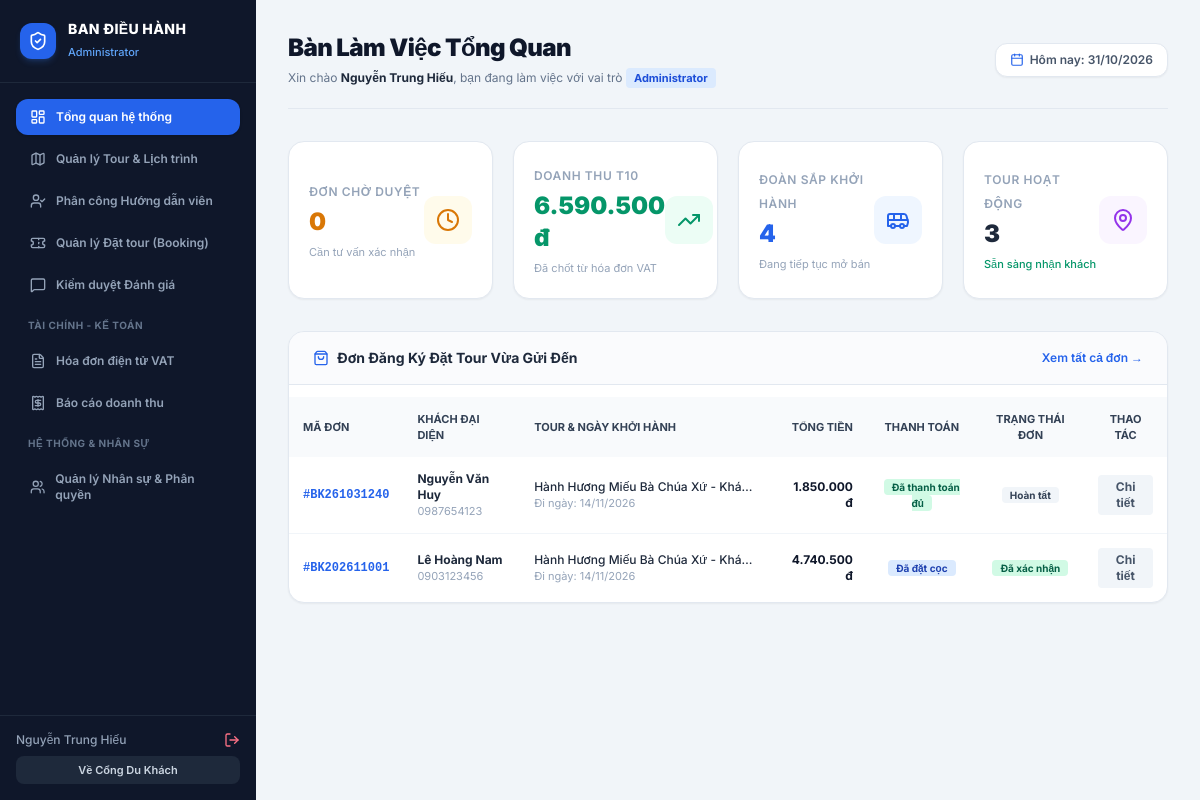
The app's page /modules/admin/dashboard.php (signed in) with its own data.
### tables this page shows
CREATE TABLE IF NOT EXISTS `bookings` (
  `booking_id` int NOT NULL AUTO_INCREMENT,
  `booking_code` varchar(20) NOT NULL COMMENT 'Mã đơn: BK202611001',
  `departure_id` int NOT NULL,
  `customer_id` int NOT NULL,
  `promotion_id` int DEFAULT NULL,
  `booking_date` timestamp NULL DEFAULT CURRENT_TIMESTAMP,
  `num_adults` int NOT NULL DEFAULT '1',
  `num_children` int NOT NULL DEFAULT '0',
  `num_infants` int NOT NULL DEFAULT '0',
  `subtotal` decimal(12,0) NOT NULL,
  `discount_amount` decimal(12,0) DEFAULT '0',
  `total_amount` decimal(12,0) NOT NULL,
  `paid_amount` decimal(12,0) DEFAULT '0',
  `payment_status` enum('Chưa thanh toán','Đã đặt cọc','Đã thanh toán đủ','Đã hoàn tiền') DEFAULT 'Chưa thanh toán',
  `booking_status` enum('Chờ duyệt','Đã xác nhận','Đang đi tour','Hoàn tất','Đã hủy') DEFAULT 'Chờ duyệt',
  `special_notes` text COMMENT 'Yêu cầu ăn chay, ghế ngồi phía trước...',
  `is_rewarded` tinyint(1) NOT NULL DEFAULT '0' COMMENT '1: Đã cộng điểm thưởng tích lũy',
  PRIMARY KEY (`booking_id`),
  UNIQUE KEY `booking_code` (`booking_code`),
  KEY `departure_id` (`departure_id`),
  KEY `promotion_id` (`promotion_id`),
  KEY `idx_bookings_customer` (`customer_id`),
  KEY `idx_bookings_status` (`booking_status`,`payment_status`)
);

CREATE TABLE IF NOT EXISTS `customers` (
  `customer_id` int NOT NULL AUTO_INCREMENT,
  `user_id` int DEFAULT NULL COMMENT 'Khách có tài khoản hoặc khách đặt vãng lai',
  `fullname` varchar(100) NOT NULL,
  `email` varchar(100) NOT NULL,
  `phone` varchar(20) NOT NULL,
  `id_card` varchar(20) DEFAULT NULL COMMENT 'Số CCCD hoặc Hộ chiếu',
  `address` varchar(255) DEFAULT NULL,
  `gender` enum('Nam','Nữ','Khác') DEFAULT 'Nam',
  `birth_date` date DEFAULT NULL,
  `reward_points` int DEFAULT '0' COMMENT 'Điểm thưởng tích lũy',
  `created_at` timestamp NULL DEFAULT CURRENT_TIMESTAMP,
  PRIMARY KEY (`customer_id`),
  UNIQUE KEY `uq_customers_email` (`email`),
  KEY `user_id` (`user_id`)
);

CREATE TABLE IF NOT EXISTS `tours` (
  `tour_id` int NOT NULL AUTO_INCREMENT,
  `category_id` int NOT NULL,
  `destination_id` int NOT NULL,
  `tour_code` varchar(30) NOT NULL COMMENT 'Mã định danh tour (VD: TOUR-AG-01)',
  `title` varchar(255) NOT NULL,
  `slug` varchar(255) NOT NULL,
  `duration_days` int NOT NULL DEFAULT '1',
  `duration_nights` int NOT NULL DEFAULT '0',
  `start_location` varchar(150) NOT NULL DEFAULT 'Long Xuyên, An Giang',
  `transportation` varchar(150) NOT NULL DEFAULT 'Xe du lịch đời mới / Máy bay',
  `included_services` text COMMENT 'Dịch vụ bao gồm: Xe, Ăn uống, Khách sạn, Vé tham quan',
  `excluded_services` text COMMENT 'Dịch vụ không bao gồm: Chi phí cá nhân, Thuế VAT',
  `thumbnail` varchar(255) DEFAULT 'default_tour.jpg',
  `status` enum('Active','Draft','Hidden') DEFAULT 'Active',
  `created_at` timestamp NULL DEFAULT CURRENT_TIMESTAMP,
  PRIMARY KEY (`tour_id`),
  UNIQUE KEY `tour_code` (`tour_code`),
  UNIQUE KEY `slug` (`slug`),
  KEY `idx_tours_destination` (`destination_id`),
  KEY `idx_tours_category` (`category_id`)
);

CREATE TABLE IF NOT EXISTS `tour_departures` (
  `departure_id` int NOT NULL AUTO_INCREMENT,
  `tour_id` int NOT NULL,
  `departure_date` date NOT NULL,
  `return_date` date NOT NULL,
  `max_seats` int NOT NULL DEFAULT '30',
  `booked_seats` int NOT NULL DEFAULT '0',
  `tour_guide_id` int DEFAULT NULL COMMENT 'Hướng dẫn viên được phân công phụ trách',
  `status` enum('Mở bán','Sắp hết chỗ','Đã khóa sổ','Đã khởi hành','Đã hoàn tất','Đã hủy') DEFAULT 'Mở bán',
  `created_at` timestamp NULL DEFAULT CURRENT_TIMESTAMP,
  PRIMARY KEY (`departure_id`),
  KEY `tour_id` (`tour_id`),
  KEY `tour_guide_id` (`tour_guide_id`),
  KEY `idx_departures_date` (`departure_date`,`status`)
);

### includes/auth.php (called while the page is built, shortened)
<?php
function current_user(): ?array {
    return $_SESSION['user'] ?? null;
}

### modules/admin/dashboard.php (the view, shortened to what this page needs)
<?php
require_once __DIR__ . '/../../config/database.php';
require_once __DIR__ . '/../../includes/auth.php';
$user = current_user();
$total_tours = $pdo->query("SELECT COUNT(*) FROM tours WHERE status = 'Active'")->fetchColumn();
$pending_bookings = $pdo->query("SELECT COUNT(*) FROM bookings WHERE booking_status = 'Chờ duyệt'")->fetchColumn();
$upcoming_departures = $pdo->query("SELECT COUNT(*) FROM tour_departures WHERE departure_date >= CURDATE() AND status = 'Mở bán'")->fetchColumn();
$cur_year = date('Y');
$cur_month = date('m');
$stmtRev = $pdo->prepare("SELECT total_monthly_revenue FROM v_monthly_revenue WHERE year = ? AND month = ?");
$stmtRev->execute([$cur_year, $cur_month]);
$month_revenue = $stmtRev->fetchColumn() ?: 0;
$sqlRecentBookings = "SELECT b.booking_id, b.booking_code, b.booking_date, b.total_amount, b.paid_amount,
                             b.payment_status, b.booking_status,
                             c.fullname AS customer_name, c.phone AS customer_phone,
                             t.title AS tour_title, dep.departure_date
                      FROM bookings b
                      JOIN customers c ON b.customer_id = c.customer_id
                      JOIN tour_departures dep ON b.departure_id = dep.departure_id
                      JOIN tours t ON dep.tour_id = t.tour_id
                      ORDER BY b.booking_id DESC LIMIT 5";
$recent_bookings = $pdo->query($sqlRecentBookings)->fetchAll();
include '../../includes/header.php';
?>
<div class="flex min-h-screen bg-slate-100">
    <?php include '../../includes/admin_sidebar.php'; ?>
    <main class="flex-1 p-8 space-y-8 overflow-y-auto">
        <div class="flex flex-col sm:flex-row sm:items-center sm:justify-between gap-4 border-b border-slate-200 pb-5">
            <div>
                <h1 class="text-2xl font-black text-slate-900 tracking-tight">Bàn Làm Việc Tổng Quan</h1>
                <p class="text-xs text-slate-500 mt-1">
                    Xin chào <strong class="text-slate-800"><?= htmlspecialchars($user['fullname']) ?></strong>, bạn đang làm việc với vai trò
                    <span class="inline-block bg-blue-100 text-blue-700 font-bold px-2 py-0.5 rounded text-[11px]"><?= $user['role_name'] ?></span>
                </p>
            </div>
            <div class="flex items-center gap-2">
                <span class="text-xs font-semibold bg-white border border-slate-200 px-3.5 py-2 rounded-xl text-slate-600 shadow-sm flex items-center gap-1.5">
                    <i data-lucide="calendar" class="w-3.5 h-3.5 text-blue-600"></i> Hôm nay: <?= date('d/m/Y') ?>
                </span>
            </div>
        </div>
        <div class="grid grid-cols-1 sm:grid-cols-2 lg:grid-cols-4 gap-5">
            <div class="bg-white p-5 rounded-2xl shadow-sm border border-slate-200 flex items-center justify-between">
                <div>
                    <span class="text-xs text-slate-400 font-semibold uppercase tracking-wider">Đơn Chờ Duyệt</span>
                    <div class="text-2xl font-black text-amber-600 mt-1"><?= number_format($pending_bookings) ?></div>
                    <span class="text-[11px] text-slate-400">Cần tư vấn xác nhận</span>
                </div>
                <div class="p-3 bg-amber-50 text-amber-600 rounded-xl"><i data-lucide="clock" class="w-6 h-6"></i></div>
            </div>
            <div class="bg-white p-5 rounded-2xl shadow-sm border border-slate-200 flex items-center justify-between">
                <div>
                    <span class="text-xs text-slate-400 font-semibold uppercase tracking-wider">Doanh Thu T<?= $cur_month ?></span>
                    <div class="text-2xl font-black text-emerald-600 mt-1"><?= number_format($month_revenue, 0, ',', '.') ?> đ</div>
                    <span class="text-[11px] text-slate-400">Đã chốt từ hóa đơn VAT</span>
                </div>
                <div class="p-3 bg-emerald-50 text-emerald-600 rounded-xl"><i data-lucide="trending-up" class="w-6 h-6"></i></div>
            </div>
            <div class="bg-white p-5 rounded-2xl shadow-sm border border-slate-200 flex items-center justify-between">
                <div>
                    <span class="text-xs text-slate-400 font-semibold uppercase tracking-wider">Đoàn Sắp Khởi Hành</span>
                    <div class="text-2xl font-black text-blue-600 mt-1"><?= number_format($upcoming_departures) ?></div>
                    <span class="text-[11px] text-slate-400">Đang tiếp tục mở bán</span>
                </div>
                <div class="p-3 bg-blue-50 text-blue-600 rounded-xl"><i data-lucide="bus" class="w-6 h-6"></i></div>
            </div>
            <div class="bg-white p-5 rounded-2xl shadow-sm border border-slate-200 flex items-center justify-between">
                <div>
                    <span class="text-xs text-slate-400 font-semibold uppercase tracking-wider">Tour Hoạt Động</span>
                    <div class="text-2xl font-black text-slate-800 mt-1"><?= number_format($total_tours) ?></div>
                    <span class="text-[11px] text-emerald-600 font-medium">Sẵn sàng nhận khách</span>
                </div>
                <div class="p-3 bg-purple-50 text-purple-600 rounded-xl"><i data-lucide="map-pin" class="w-6 h-6"></i></div>
            </div>
        </div>
        <div class="bg-white rounded-2xl shadow-sm border border-slate-200 overflow-hidden space-y-3">
            <div class="p-4 sm:px-6 bg-slate-50/70 border-b border-slate-200 flex items-center justify-between">
                <div class="flex items-center gap-2">
                    <i data-lucide="shopping-bag" class="w-4 h-4 text-blue-600"></i>
                    <h2 class="text-sm font-bold text-slate-800">Đơn Đăng Ký Đặt Tour Vừa Gửi Đến</h2>
                </div>
                <a href="<?= BASE_URL ?>modules/admin/booking_manager.php" class="text-xs font-semibold text-blue-600 hover:underline">
                    Xem tất cả đơn &rarr;
                </a>
            </div>
            <div class="overflow-x-auto">
                <table class="w-full text-left text-xs text-slate-600">
                    <thead class="bg-slate-50 text-slate-700 uppercase font-bold text-[11px]">
                        <tr>
                            <th class="p-3.5">Mã Đơn</th>
                            <th class="p-3.5">Khách Đại Diện</th>
                            <th class="p-3.5">Tour & Ngày Khởi Hành</th>
                            <th class="p-3.5 text-right">Tổng Tiền</th>
                            <th class="p-3.5 text-center">Thanh Toán</th>
                            <th class="p-3.5 text-center">Trạng Thái Đơn</th>
                            <th class="p-3.5 text-center">Thao Tác</th>
                        </tr>
                    </thead>
                    <tbody class="divide-y divide-slate-100">
                        <?php foreach ($recent_bookings as $b): ?>
                            <tr class="hover:bg-slate-50 transition">
                                <td class="p-3.5 font-bold font-mono text-blue-600">#<?= $b['booking_code'] ?></td>
                                <td class="p-3.5">
                                    <strong class="text-slate-800 block"><?= htmlspecialchars($b['customer_name']) ?></strong>
                                    <span class="text-slate-400 text-[11px]"><?= $b['customer_phone'] ?></span>
                                </td>
                                <td class="p-3.5 max-w-xs">
                                    <span class="line-clamp-1 font-medium text-slate-800"><?= htmlspecialchars($b['tour_title']) ?></span>
                                    <span class="text-slate-400 text-[11px]">Đi ngày: <?= date('d/m/Y', strtotime($b['departure_date'])) ?></span>
                                </td>
                                <td class="p-3.5 text-right font-bold text-slate-900">
                                    <?= number_format($b['total_amount'], 0, ',', '.') ?> đ
                                </td>
                                <td class="p-3.5 text-center">
                                    <span class="px-2 py-0.5 rounded text-[10px] font-bold
                                        <?= $b['payment_status'] === 'Đã thanh toán đủ' ? 'bg-emerald-100 text-emerald-800' : ($b['payment_status'] === 'Đã đặt cọc' ? 'bg-blue-100 text-blue-800' : 'bg-amber-100 text-amber-800') ?>">
                                        <?= $b['payment_status'] ?>
                                    </span>
                                </td>
                                <td class="p-3.5 text-center">
                                    <span class="px-2 py-0.5 rounded text-[10px] font-bold
                                        <?= $b['booking_status'] === 'Đã xác nhận' ? 'bg-emerald-100 text-emerald-800' : ($b['booking_status'] === 'Chờ duyệt' ? 'bg-amber-100 text-amber-800' : 'bg-slate-100 text-slate-700') ?>">
                                        <?= $b['booking_status'] ?>
                                    </span>
                                </td>
                                <td class="p-3.5 text-center">
                                    <a href="<?= BASE_URL ?>modules/admin/booking_manager.php?code=<?= $b['booking_code'] ?>"
                                       class="inline-block bg-slate-100 hover:bg-blue-600 hover:text-white px-2.5 py-1 rounded text-slate-600 font-bold transition">
                                        Chi tiết
                                    </a>
                                </td>
                            </tr>
                        <?php endforeach; ?>
                    </tbody>
                </table>
            </div>
        </div>
    </main>
</div>
</body>
</html>

### includes/header.php (style rules this page uses)
body { font-family: 'Inter', sans-serif; }

### records on screen
bookings: booking_code "BK261031240", customer.fullname "Nguyễn Văn Huy", customer.phone "0987654123", tours.title "Hành Hương Miếu Bà Chúa Xứ -…", departure.departure_date "14/11/2026", total_amount "1.850.000", payment_status "Đã thanh toán đủ", booking_status "Hoàn tất"
bookings: booking_code "BK202611001", customer.fullname "Lê Hoàng Nam", customer.phone "0903123456", tours.title "Hành Hương Miếu Bà Chúa Xứ -…", departure.departure_date "14/11/2026", total_amount "4.740.500", payment_status "Đã đặt cọc", booking_status "Đã xác nhận"

### other values on screen
$u['role_name'] "Administrator"
$u['fullname'] "Nguyễn Trung Hiếu"
$user['fullname'] "Nguyễn Trung Hiếu"
$user['role_name'] "Administrator"
$pending_bookings "0"
$month_revenue "6.590.500"
$upcoming_departures "4"
$total_tours "3"
